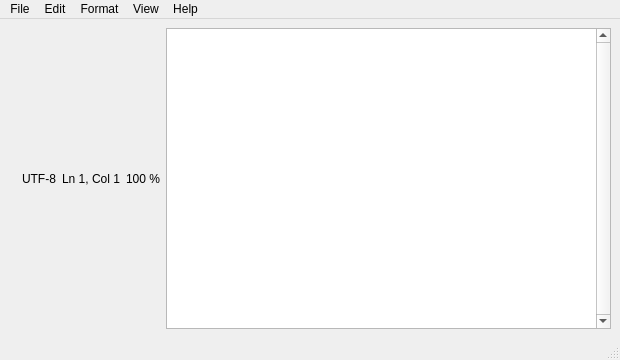
<?xml version="1.0" encoding="UTF-8"?>
<ui version="4.0">
 <class>MainWindow</class>
 <widget class="QMainWindow" name="MainWindow">
  <property name="geometry">
   <rect>
    <x>0</x>
    <y>0</y>
    <width>620</width>
    <height>360</height>
   </rect>
  </property>
  <property name="windowTitle">
   <string>MainWindow</string>
  </property>
  <property name="iconSize">
   <size>
    <width>50</width>
    <height>50</height>
   </size>
  </property>
  <widget class="QWidget" name="centralwidget">
   <layout class="QHBoxLayout" name="horizontalLayout">
    <item>
     <widget class="QLabel" name="label">
      <property name="text">
       <string/>
      </property>
     </widget>
    </item>
    <item>
     <widget class="QLabel" name="UTF_8">
      <property name="text">
       <string>UTF-8</string>
      </property>
     </widget>
    </item>
    <item>
     <widget class="QLabel" name="lineCol">
      <property name="text">
       <string>Ln 1, Col 1</string>
      </property>
     </widget>
    </item>
    <item>
     <widget class="QLabel" name="zoomSize">
      <property name="text">
       <string>100 %</string>
      </property>
     </widget>
    </item>
    <item>
     <widget class="QPlainTextEdit" name="plainTextEdit">
      <property name="font">
       <font>
        <pointsize>12</pointsize>
       </font>
      </property>
      <property name="mouseTracking">
       <bool>false</bool>
      </property>
      <property name="verticalScrollBarPolicy">
       <enum>Qt::ScrollBarAlwaysOn</enum>
      </property>
      <property name="horizontalScrollBarPolicy">
       <enum>Qt::ScrollBarAsNeeded</enum>
      </property>
      <property name="lineWrapMode">
       <enum>QPlainTextEdit::NoWrap</enum>
      </property>
      <property name="textInteractionFlags">
       <set>Qt::LinksAccessibleByKeyboard|Qt::LinksAccessibleByMouse|Qt::TextBrowserInteraction|Qt::TextEditable|Qt::TextEditorInteraction|Qt::TextSelectableByKeyboard|Qt::TextSelectableByMouse</set>
      </property>
     </widget>
    </item>
   </layout>
  </widget>
  <widget class="QMenuBar" name="menubar">
   <property name="geometry">
    <rect>
     <x>0</x>
     <y>0</y>
     <width>620</width>
     <height>21</height>
    </rect>
   </property>
   <widget class="QMenu" name="menuFile">
    <property name="title">
     <string>File</string>
    </property>
    <addaction name="actionNew"/>
    <addaction name="actionNewWindow"/>
    <addaction name="actionOpen"/>
    <addaction name="separator"/>
    <addaction name="actionSave"/>
    <addaction name="actionSave_As"/>
    <addaction name="separator"/>
    <addaction name="actionExit"/>
   </widget>
   <widget class="QMenu" name="menuEdit">
    <property name="title">
     <string>Edit</string>
    </property>
    <addaction name="actionUndo"/>
    <addaction name="actionRedo"/>
    <addaction name="separator"/>
    <addaction name="actionCut"/>
    <addaction name="actionCopy"/>
    <addaction name="actionPaste"/>
    <addaction name="actionDelete"/>
    <addaction name="separator"/>
    <addaction name="actionFind"/>
    <addaction name="actionReplace"/>
    <addaction name="separator"/>
    <addaction name="actionSelect_All"/>
    <addaction name="actionTime_Date"/>
   </widget>
   <widget class="QMenu" name="menuFormate">
    <property name="title">
     <string>Format</string>
    </property>
    <addaction name="actionWord_Wrap"/>
    <addaction name="actionFonts"/>
   </widget>
   <widget class="QMenu" name="menuView">
    <property name="title">
     <string>View</string>
    </property>
    <addaction name="actionZoom_in"/>
    <addaction name="actionZoom_out"/>
    <addaction name="restoreDefaultZoom"/>
    <addaction name="separator"/>
    <addaction name="actionStatus_Bar"/>
   </widget>
   <widget class="QMenu" name="menuHelp">
    <property name="title">
     <string>Help</string>
    </property>
    <addaction name="actionView_Help"/>
    <addaction name="separator"/>
    <addaction name="actionAbout_Notepad"/>
   </widget>
   <addaction name="menuFile"/>
   <addaction name="menuEdit"/>
   <addaction name="menuFormate"/>
   <addaction name="menuView"/>
   <addaction name="menuHelp"/>
  </widget>
  <widget class="QStatusBar" name="statusbar"/>
  <action name="actionNew">
   <property name="text">
    <string>New</string>
   </property>
  </action>
  <action name="actionNewWindow">
   <property name="text">
    <string>New Window</string>
   </property>
  </action>
  <action name="actionOpen">
   <property name="text">
    <string>Open...</string>
   </property>
  </action>
  <action name="actionSave">
   <property name="text">
    <string>Save</string>
   </property>
  </action>
  <action name="actionSave_As">
   <property name="text">
    <string>Save As...</string>
   </property>
  </action>
  <action name="actionExit">
   <property name="text">
    <string>Exit</string>
   </property>
  </action>
  <action name="actionUndo">
   <property name="text">
    <string>Undo</string>
   </property>
  </action>
  <action name="actionRedo">
   <property name="text">
    <string>Redo</string>
   </property>
  </action>
  <action name="actionCut">
   <property name="text">
    <string>Cut</string>
   </property>
  </action>
  <action name="actionCopy">
   <property name="text">
    <string>Copy</string>
   </property>
  </action>
  <action name="actionPaste">
   <property name="text">
    <string>Paste</string>
   </property>
  </action>
  <action name="actionDelete">
   <property name="text">
    <string>Delete</string>
   </property>
  </action>
  <action name="actionFind">
   <property name="text">
    <string>Find</string>
   </property>
  </action>
  <action name="actionReplace">
   <property name="text">
    <string>Replace</string>
   </property>
  </action>
  <action name="actionSelect_All">
   <property name="text">
    <string>Select All</string>
   </property>
  </action>
  <action name="actionTime_Date">
   <property name="text">
    <string>Time/Date</string>
   </property>
  </action>
  <action name="actionFonts">
   <property name="text">
    <string>Font...</string>
   </property>
  </action>
  <action name="actionWord_Wrap">
   <property name="checkable">
    <bool>true</bool>
   </property>
   <property name="text">
    <string>Word Wrap</string>
   </property>
  </action>
  <action name="restoreDefaultZoom">
   <property name="text">
    <string>Restore Default Zoom</string>
   </property>
  </action>
  <action name="actionStatus_Bar">
   <property name="checkable">
    <bool>true</bool>
   </property>
   <property name="checked">
    <bool>false</bool>
   </property>
   <property name="text">
    <string>Status Bar</string>
   </property>
  </action>
  <action name="actionView_Help">
   <property name="text">
    <string>View Help</string>
   </property>
  </action>
  <action name="actionAbout_Notepad">
   <property name="text">
    <string>About Notepad</string>
   </property>
  </action>
  <action name="actionZoom_in">
   <property name="text">
    <string>Zoom in</string>
   </property>
  </action>
  <action name="actionZoom_out">
   <property name="text">
    <string>Zoom out</string>
   </property>
  </action>
 </widget>
 <resources/>
 <connections/>
</ui>
